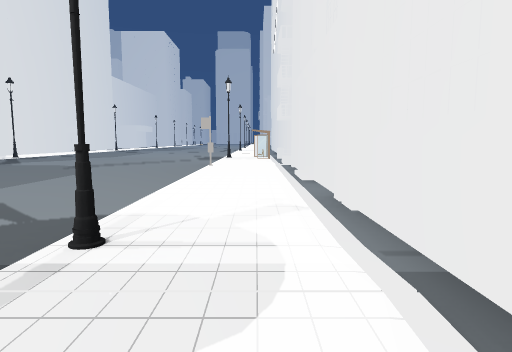
View 1 (above)

23 first-person views from a walk through a 3-D level made in the Unity game engine. The camera is 1.3 m above the floor, tilts 6° down and sees 75° across. The floor is counted in squares, 2 m on a side. Each view is taken from the middle of a square. On the plan, view 1 faces up. The plan holds only what a view shows up to about 10 squares ahead; the rest is blank. The place goes on beyond the plan. The player character is not drawn. Some animated figures are left out. Some surface patterns are stand-ins.

View 2
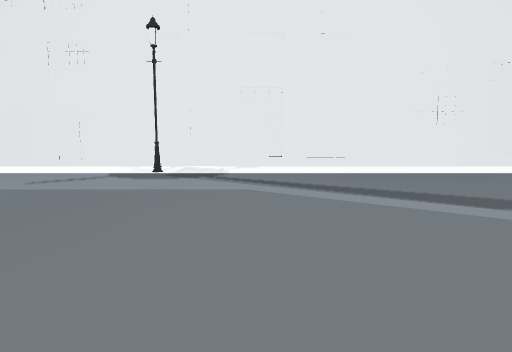

View 3
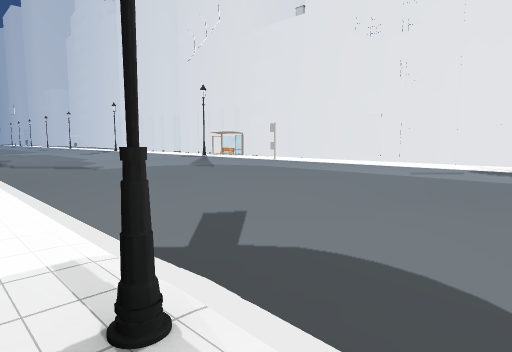

View 4
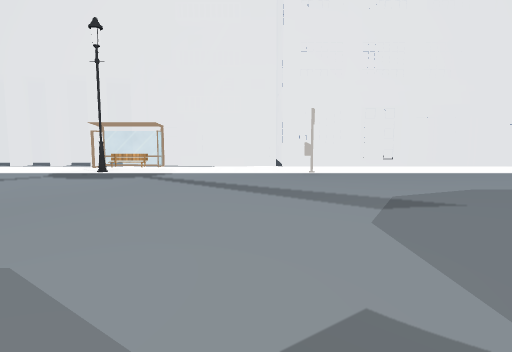

View 5
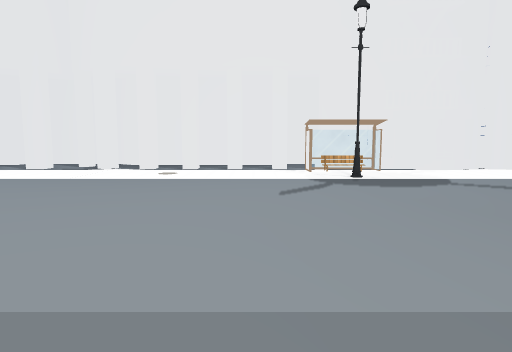

View 6
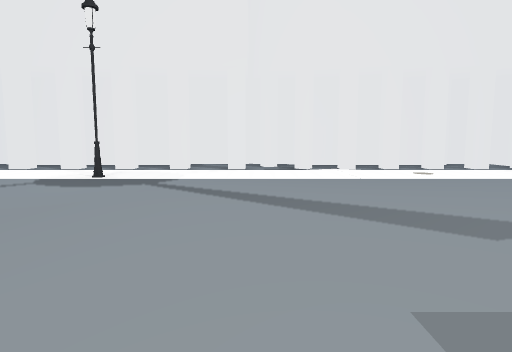

View 7
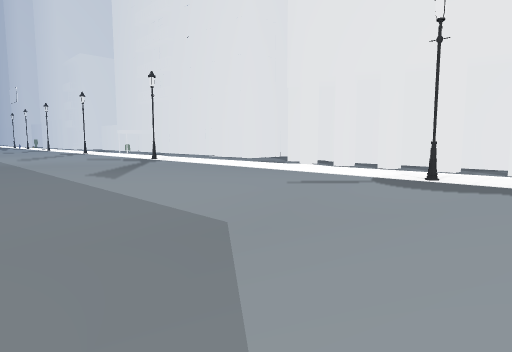

View 8
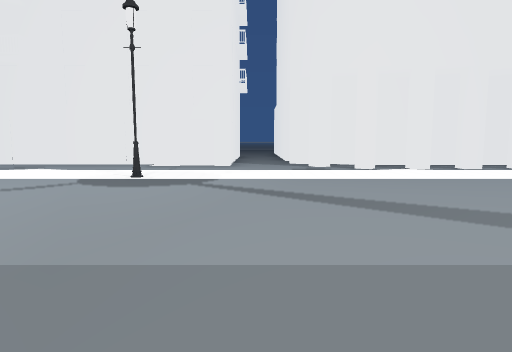

View 9
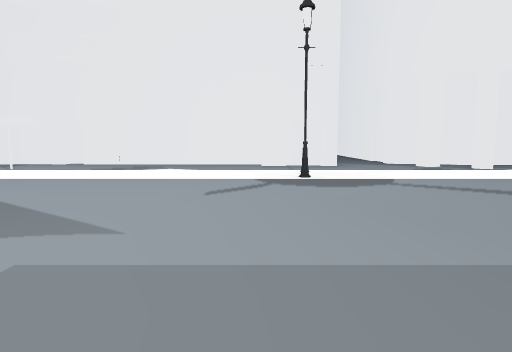

View 10
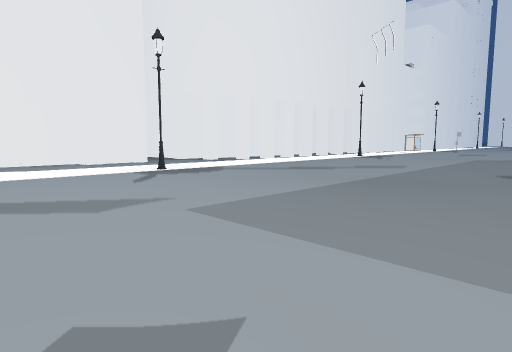

View 11
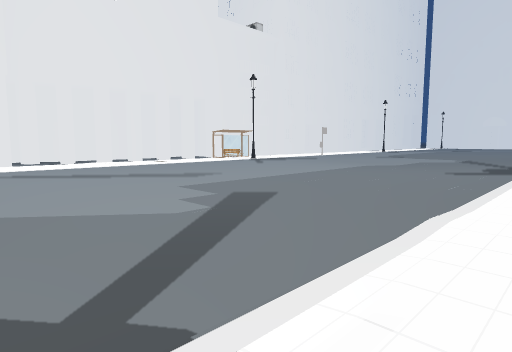

View 12
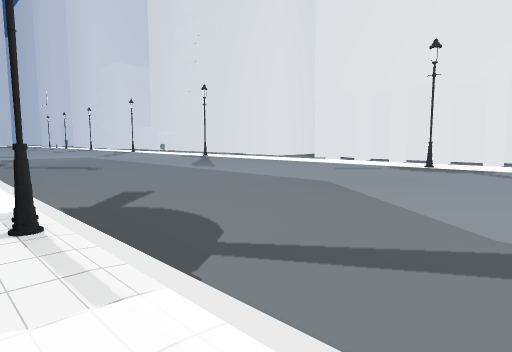

View 13
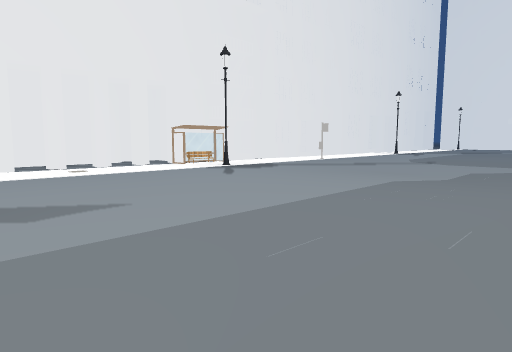

View 14
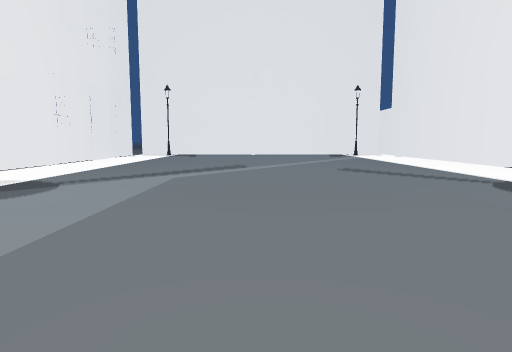

View 15
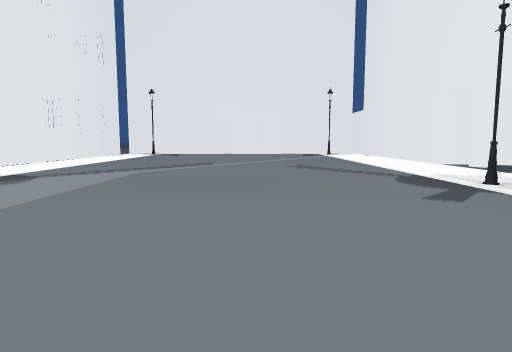

View 16
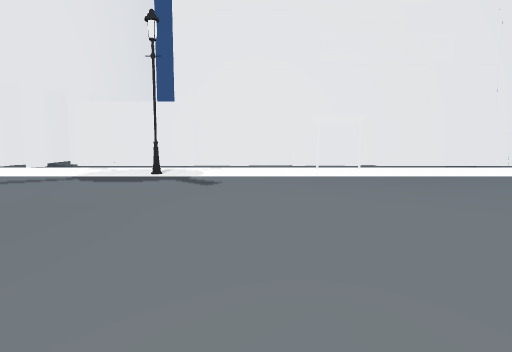

View 17
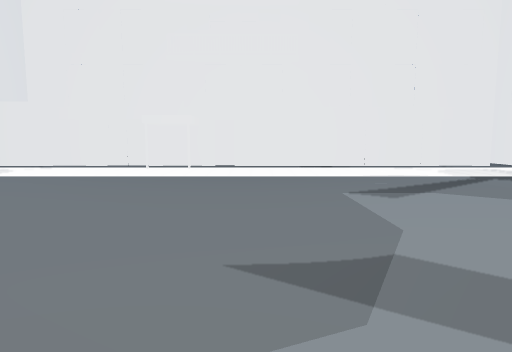

View 18
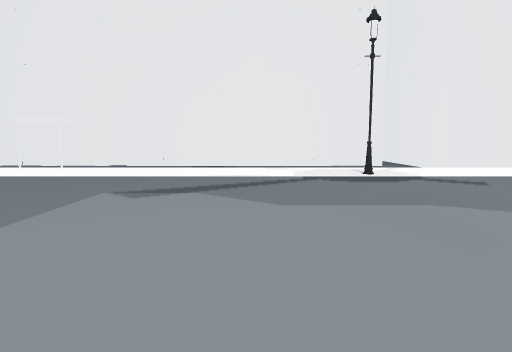

View 19
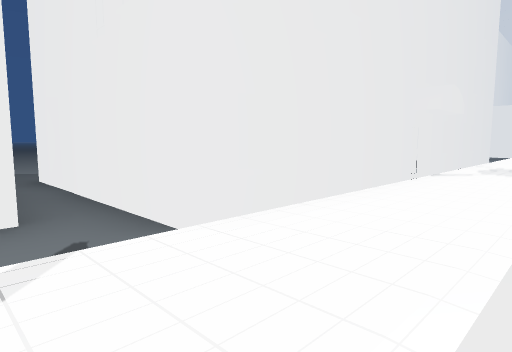

View 20
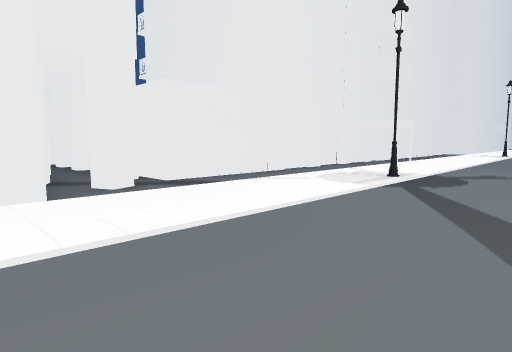

View 21
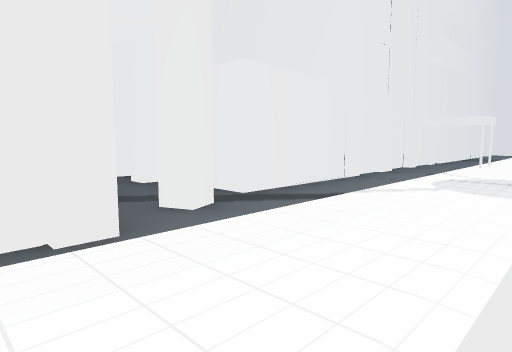

View 22
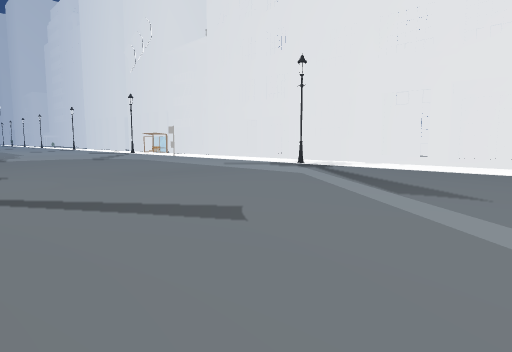

View 23
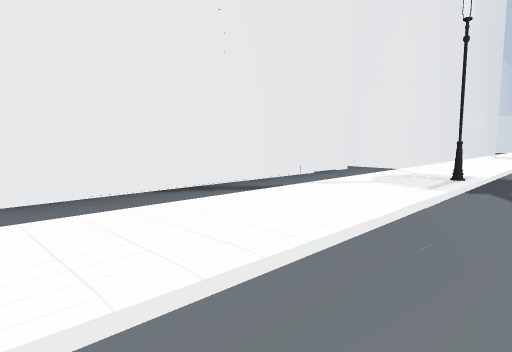

### Floor plan
Key: @ floor where view 1 was taken; # wall or solid block; . floor; / step, stairs or slope; B building; E bench; O other object.
Columns run from 18 left of view 1 to 3 right of it. Each row starts with its distance up from view 1.
 37                 .....#
 36           ...........#
 35           ...........#
 34           ...........#
 33           ...........#
 32           .......#...#
 31           ...........#
 30          .............
 29          .............
 28          ........... B
 27          ...........BB
 26        B ..........BBB
 25        . ............B
 24        ..............B
 23        .#........#.B.B
 22        .............BB
 21        ..............B
 20        .............BB
 19        ............BBB
 18        ............B.B
 17        ............B.B
 16 .. ####B.............B
 15 .....................B
 14      #............E..B
 13      #..#.........EO##
 12      #..............#
 11      #.............B#
 10      #..............#
  9      #...........#.##
  8      #.............##
  7      #............./#
  6      #.#.........../#
  5      #..............#
  4      #.............##
  3      #.............#
  2      #..#........#.B
  1      #.............##
  0      #............@ #
 -1 BB####............. #
 -2  .....B............/#
 -3     BBB............/#
 -4       B............##

Positions as (right, up) in squares from view 1, and headings:
1: (0, 0), facing up
2: (-8, 0), facing right
3: (-10, 1), facing up-right
4: (-8, 10), facing right
5: (-7, 15), facing right
6: (-7, 20), facing right
7: (-7, 21), facing up-right
8: (-7, 30), facing right
9: (-7, 33), facing right
10: (-8, 36), facing down-right
11: (-10, 22), facing down-right
12: (-10, 20), facing up-right
13: (-8, 19), facing down-right
14: (-5, 6), facing down
15: (-6, 7), facing down
16: (-3, 4), facing left
17: (-3, 8), facing left
18: (-3, 11), facing left
19: (-9, 14), facing up-left
20: (-7, -4), facing up-left
21: (-9, -4), facing up-left
22: (-9, -4), facing up-right
23: (-8, 7), facing up-left
